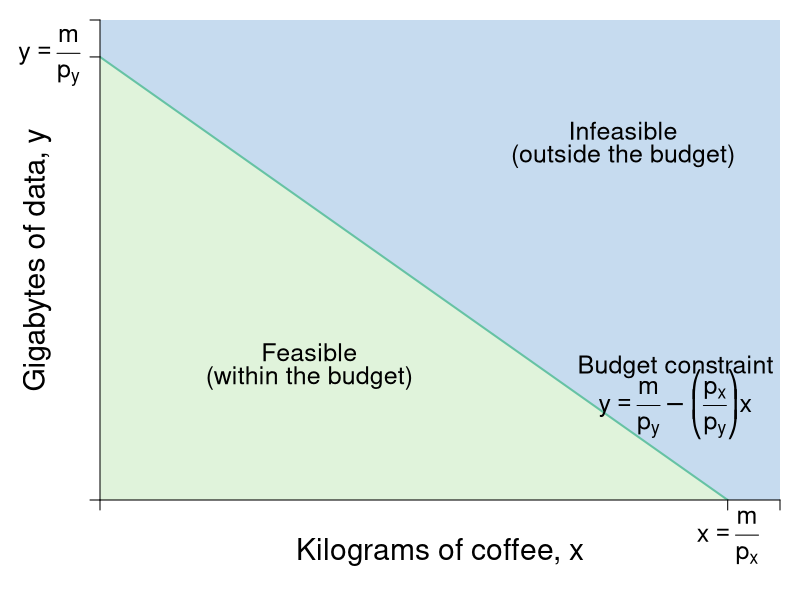

Source code (R):
require(shape)
pdf(file = "indmarketdemand/budget_basic.pdf", width = 9, height = 7)

#Set parameters for graphics
pointsize <- 1.8
axislabelsize <- 1.8
labelsize <- 1.5
namesize <- 1.8
annotatesize <- 1.5
graphlinewidth <- 2
segmentlinewidth <- 1.5


COL <- c("#7fc97f", "#beaed4", "#fdc086", "#ffff99", "#386cb0", "#f0027f", "#bf5b17", "#666666")
COLA <- c("#e0f3db", "#99d8c9","#66c2a4","#41ae76", "#238b45", "#005824")
COLB <- c("#c6dbef", "#4eb3d3", "#2b8cbe", "#0868ac","#084081")
grays <- gray.colors(25, start = 1, end = 0)


#Edited the margins to cater for the larger LHS labels
par(mar =  c(5, 5, 1, 1))

mrsA <- function(x, rmax = 10, xmax = 20) {
  rmax - (rmax/xmax)*x
}


uA <- function(x, y, rmax = 2, xmax = 12) {
  y + rmax*x - (1/2)*(rmax/xmax)*x^2
}

indiffA1 <- function(x, uA = 10, rmax = 2.5, xmax = 10) {
  uA - rmax*x + (1/2)*(rmax/xmax)*(x^2)
}


bcA <- function(x, w = 20, p = 2) {
  w - p*x
}


xlims <- c(0, 13)
ylims <- c(0, 13)

npts <- 501 
x <- seq(xlims[1], xlims[2], length.out = npts)
y <- seq(ylims[1], ylims[2], length.out = npts) 
a <- c(13, 15, 17)

plot(0, 0, xlim = xlims, ylim = ylims, type = "n",
     xlab = expression(paste("")),
     ylab = expression(paste("")), 
     xaxt = "n", 
     yaxt = "n", 
     cex.lab = axislabelsize, 
     bty = "n",
     xaxs = "i", 
     yaxs = "i")

# ticksy <- seq(from = 0, to = ylims[2], by = 2)
# ylabels <- seq(from = 0, to = ylims[2], by = 2)
# ticksx <- seq(from = 0, to = xlims[2], by = 2)
# xlabels <- seq(from = 0, to = xlims[2], by = 2)
ticksy <- c(0, 12, ylims[2])
ylabels <- c(NA, expression(paste(y == frac(m, p[y]) )), NA)
ticksx <- c(0, 12, xlims[2])
xlabels <- c(NA, NA, NA)


npts <- 500 
xx1 <- seq(xlims[1], xlims[2], length.out = npts)

xpoly1 <- c(0, 0, 12, 0)
ypoly1 <- c(0, 12, 0, 0)
polygon(x = xpoly1, y = ypoly1, col = COLA[1], density=NULL, border = NA)
xpoly2 <- c(0, 0, 13, 13, 12, 0)
ypoly2 <- c(12, 13, 13, 0, 0, 12)
polygon(x = xpoly2, y = ypoly2, col = COLB[1], density=NULL, border = NA)

lines(xx1, bcA(xx1, w = 12, p = 1), col = COLA[3], lwd = graphlinewidth)

mtext(expression(paste("Kilograms of coffee, ", x)), side=1, line = 2.5, cex = axislabelsize)
text(-1.2, 0.5*ylims[2], expression(paste("Gigabytes of data, ", y)), xpd = TRUE, cex = axislabelsize, srt = 90) 

text(4, 4, expression("Feasible"), cex = annotatesize)
text(4, 3.3, expression("(within the budget)"), cex = annotatesize)
text(10, 10, expression("Infeasible"), cex = annotatesize)
text(10, 9.3, expression("(outside the budget)"), cex = annotatesize)
#text(7.3, 2.5, expression("Curve"))
#Arrows(7.3, 3.5, 7.3, 6.1, col = "black", lty = 1, lwd = 2, arr.type = "triangle", arr.lwd = 0.5)

#Label the iso-welfare functions for the HG, Aisha
#text(4, 1.5, expression(bc[px]))
#text(7.5, 1.5, expression(bc[px]))
text(11, 3.6, expression("Budget constraint"), cex = annotatesize)
text(11, 2.6, expression(paste(y == frac(m,p[y]) - bgroup("(",frac(p[x], p[y]),")")*x)), cex = annotatesize)


axis(1, at = ticksx, pos = 0, labels = xlabels, cex.axis = labelsize)
axis(2, at = ticksy, pos = 0, labels = ylabels, las = 1, cex.axis = labelsize)

text(12, -1, expression(paste(x == frac(m, p[x]) )), cex = labelsize, xpd = TRUE)


dev.off()
